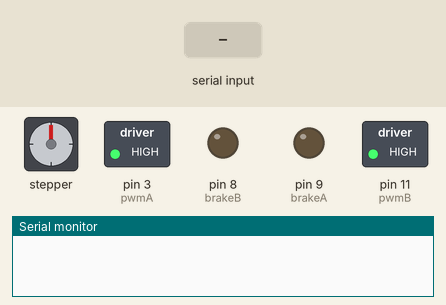
A sketch run on a simulated Arduino Uno, built with avr-gcc and run on an emulated ATmega328P. On the bench: stepper motor, switched loads named in the sketch (green lamp = pin HIGH), output pins drawn as LEDs (lit = HIGH), the last lines printed to the serial monitor. Inputs (shaded band) come from the test bench. Stepper angles assume 200 steps per turn.

Above: at 1.2 s.
1.3 s: "r" received over Serial
At 1.9 s:
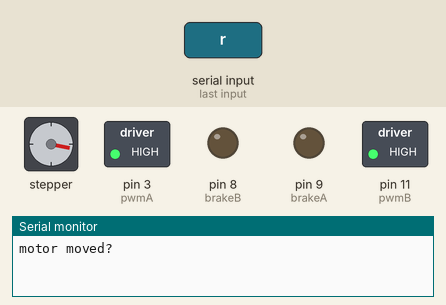
3.0 s: "r" received over Serial
At 4.3 s:
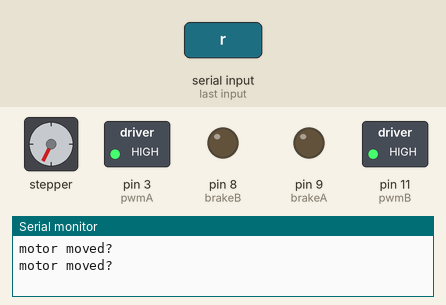
Timing chart, 0 to 6.0 s (numbered marks = the images above; inputs shaded):
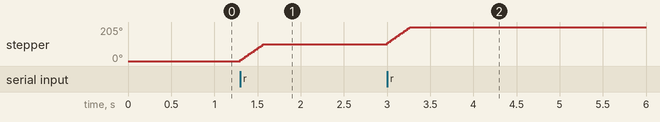

The sketch:

motor.ino
```cpp
// 2-23-21
// Edition 1.0
// motor control using IR remote

// Include the Stepper library:
#include <Stepper.h>


// Define number of steps per revolution:
const int stepsPerRevolution = 200;

// Give the motor control pins names:
#define pwmA 3
#define pwmB 11
#define brakeA 9
#define brakeB 8
#define dirA 12
#define dirB 13

char uinput=0;

// Initialize the stepper lib on the motor shield:
Stepper myStepper = Stepper(stepsPerRevolution, dirA, dirB);

void setup()
{
  // Set the PWM and brake pins so that the direction pins can be used to control the motor:
  pinMode(pwmA, OUTPUT);
  pinMode(pwmB, OUTPUT);
  pinMode(brakeA, OUTPUT);
  pinMode(brakeB, OUTPUT);

  digitalWrite(pwmA, HIGH);
  digitalWrite(pwmB, HIGH);
  digitalWrite(brakeA, LOW);
  digitalWrite(brakeB, LOW);


  // Set the motor speed (RPMs):
  myStepper.setSpeed(60);

  Serial.begin(115200);
}


void loop()
{
    if (Serial.available() > 0) {
      uinput = Serial.read();

      if (uinput == 'r') {
          // Step one revolution in one direction:
          myStepper.step(57);
          Serial.println("motor moved?");
          delay(1000);
      }

      else {
          // Step one revolution in one direction:
          myStepper.step(0);
          Serial.println("motor stoped?");
          delay(1000);
    }
    uinput = '0';

    }
}
```

Measured:
- after the input at 1.3 s, stepper: turns 102° clockwise in 0.28 s, starting at once
- after the input at 3.0 s, stepper: turns 103° clockwise in 0.28 s, starting at once
